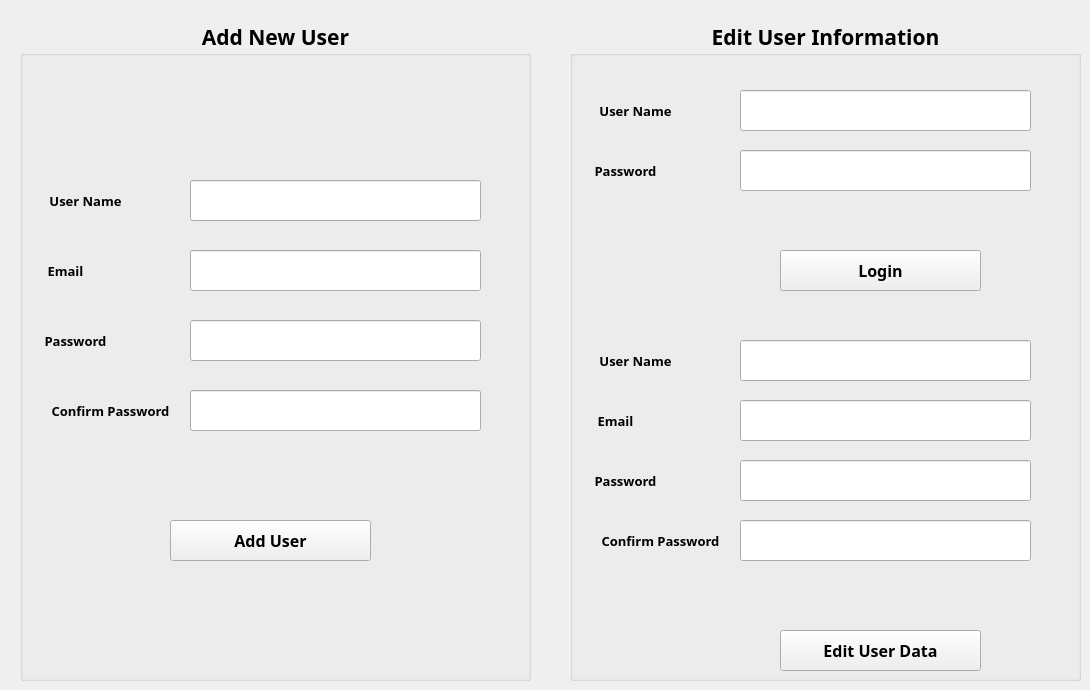
    <widget class="QWidget" name="tab_3">
     <attribute name="title">
      <string>Page</string>
     </attribute>
     <widget class="QGroupBox" name="groupBox">
      <property name="geometry">
       <rect>
        <x>20</x>
        <y>20</y>
        <width>511</width>
        <height>661</height>
       </rect>
      </property>
      <property name="font">
       <font>
        <family>Segoe UI Semibold</family>
        <pointsize>16</pointsize>
        <weight>75</weight>
        <bold>true</bold>
       </font>
      </property>
      <property name="title">
       <string>Add New User</string>
      </property>
      <property name="alignment">
       <set>Qt::AlignCenter</set>
      </property>
      <widget class="QLabel" name="label_24">
       <property name="geometry">
        <rect>
         <x>10</x>
         <y>170</y>
         <width>111</width>
         <height>21</height>
        </rect>
       </property>
       <property name="font">
        <font>
         <pointsize>10</pointsize>
         <weight>75</weight>
         <bold>true</bold>
        </font>
       </property>
       <property name="text">
        <string>User Name</string>
       </property>
       <property name="alignment">
        <set>Qt::AlignCenter</set>
       </property>
      </widget>
      <widget class="QLabel" name="label_25">
       <property name="geometry">
        <rect>
         <x>-10</x>
         <y>240</y>
         <width>111</width>
         <height>21</height>
        </rect>
       </property>
       <property name="font">
        <font>
         <pointsize>10</pointsize>
         <weight>75</weight>
         <bold>true</bold>
        </font>
       </property>
       <property name="text">
        <string>Email</string>
       </property>
       <property name="alignment">
        <set>Qt::AlignCenter</set>
       </property>
      </widget>
      <widget class="QLabel" name="label_26">
       <property name="geometry">
        <rect>
         <x>0</x>
         <y>310</y>
         <width>111</width>
         <height>21</height>
        </rect>
       </property>
       <property name="font">
        <font>
         <pointsize>10</pointsize>
         <weight>75</weight>
         <bold>true</bold>
        </font>
       </property>
       <property name="text">
        <string>Password</string>
       </property>
       <property name="alignment">
        <set>Qt::AlignCenter</set>
       </property>
      </widget>
      <widget class="QLabel" name="label_27">
       <property name="geometry">
        <rect>
         <x>20</x>
         <y>380</y>
         <width>141</width>
         <height>21</height>
        </rect>
       </property>
       <property name="font">
        <font>
         <pointsize>10</pointsize>
         <weight>75</weight>
         <bold>true</bold>
        </font>
       </property>
       <property name="text">
        <string>Confirm Password</string>
       </property>
       <property name="alignment">
        <set>Qt::AlignCenter</set>
       </property>
      </widget>
      <widget class="QLineEdit" name="lineEdit_13">
       <property name="geometry">
        <rect>
         <x>170</x>
         <y>160</y>
         <width>291</width>
         <height>41</height>
        </rect>
       </property>
       <property name="font">
        <font>
         <pointsize>12</pointsize>
        </font>
       </property>
       <property name="alignment">
        <set>Qt::AlignCenter</set>
       </property>
      </widget>
      <widget class="QLineEdit" name="lineEdit_14">
       <property name="geometry">
        <rect>
         <x>170</x>
         <y>230</y>
         <width>291</width>
         <height>41</height>
        </rect>
       </property>
       <property name="font">
        <font>
         <pointsize>12</pointsize>
        </font>
       </property>
       <property name="alignment">
        <set>Qt::AlignCenter</set>
       </property>
      </widget>
      <widget class="QLineEdit" name="lineEdit_15">
       <property name="geometry">
        <rect>
         <x>170</x>
         <y>300</y>
         <width>291</width>
         <height>41</height>
        </rect>
       </property>
       <property name="font">
        <font>
         <pointsize>12</pointsize>
        </font>
       </property>
       <property name="echoMode">
        <enum>QLineEdit::Password</enum>
       </property>
      </widget>
      <widget class="QLineEdit" name="lineEdit_16">
       <property name="geometry">
        <rect>
         <x>170</x>
         <y>370</y>
         <width>291</width>
         <height>41</height>
        </rect>
       </property>
       <property name="font">
        <font>
         <pointsize>12</pointsize>
        </font>
       </property>
       <property name="echoMode">
        <enum>QLineEdit::Password</enum>
       </property>
      </widget>
      <widget class="QPushButton" name="pushButton_13">
       <property name="geometry">
        <rect>
         <x>150</x>
         <y>500</y>
         <width>201</width>
         <height>41</height>
        </rect>
       </property>
       <property name="font">
        <font>
         <family>Segoe UI Semibold</family>
         <pointsize>12</pointsize>
         <weight>75</weight>
         <bold>true</bold>
        </font>
       </property>
       <property name="text">
        <string>Add User</string>
       </property>
      </widget>
      <widget class="QLabel" name="label_42">
       <property name="geometry">
        <rect>
         <x>120</x>
         <y>450</y>
         <width>261</width>
         <height>20</height>
        </rect>
       </property>
       <property name="font">
        <font>
         <pointsize>10</pointsize>
        </font>
       </property>
       <property name="text">
        <string>   </string>
       </property>
       <property name="alignment">
        <set>Qt::AlignCenter</set>
       </property>
      </widget>
     </widget>
     <widget class="QGroupBox" name="groupBox_2">
      <property name="geometry">
       <rect>
        <x>570</x>
        <y>20</y>
        <width>511</width>
        <height>661</height>
       </rect>
      </property>
      <property name="font">
       <font>
        <family>Segoe UI Semibold</family>
        <pointsize>16</pointsize>
        <weight>75</weight>
        <bold>true</bold>
       </font>
      </property>
      <property name="title">
       <string>Edit User Information</string>
      </property>
      <property name="alignment">
       <set>Qt::AlignCenter</set>
      </property>
      <widget class="QLabel" name="label_32">
       <property name="geometry">
        <rect>
         <x>10</x>
         <y>330</y>
         <width>111</width>
         <height>21</height>
        </rect>
       </property>
       <property name="font">
        <font>
         <pointsize>10</pointsize>
         <weight>75</weight>
         <bold>true</bold>
        </font>
       </property>
       <property name="text">
        <string>User Name</string>
       </property>
       <property name="alignment">
        <set>Qt::AlignCenter</set>
       </property>
      </widget>
      <widget class="QLabel" name="label_33">
       <property name="geometry">
        <rect>
         <x>-10</x>
         <y>390</y>
         <width>111</width>
         <height>21</height>
        </rect>
       </property>
       <property name="font">
        <font>
         <pointsize>10</pointsize>
         <weight>75</weight>
         <bold>true</bold>
        </font>
       </property>
       <property name="text">
        <string>Email</string>
       </property>
       <property name="alignment">
        <set>Qt::AlignCenter</set>
       </property>
      </widget>
      <widget class="QLabel" name="label_34">
       <property name="geometry">
        <rect>
         <x>0</x>
         <y>450</y>
         <width>111</width>
         <height>21</height>
        </rect>
       </property>
       <property name="font">
        <font>
         <pointsize>10</pointsize>
         <weight>75</weight>
         <bold>true</bold>
        </font>
       </property>
       <property name="text">
        <string>Password</string>
       </property>
       <property name="alignment">
        <set>Qt::AlignCenter</set>
       </property>
      </widget>
      <widget class="QLabel" name="label_35">
       <property name="geometry">
        <rect>
         <x>20</x>
         <y>510</y>
         <width>141</width>
         <height>21</height>
        </rect>
       </property>
       <property name="font">
        <font>
         <pointsize>10</pointsize>
         <weight>75</weight>
         <bold>true</bold>
        </font>
       </property>
       <property name="text">
        <string>Confirm Password</string>
       </property>
       <property name="alignment">
        <set>Qt::AlignCenter</set>
       </property>
      </widget>
      <widget class="QLineEdit" name="lineEdit_21">
       <property name="geometry">
        <rect>
         <x>170</x>
         <y>320</y>
         <width>291</width>
         <height>41</height>
        </rect>
       </property>
       <property name="font">
        <font>
         <pointsize>12</pointsize>
        </font>
       </property>
       <property name="alignment">
        <set>Qt::AlignCenter</set>
       </property>
      </widget>
      <widget class="QLineEdit" name="lineEdit_22">
       <property name="geometry">
        <rect>
         <x>170</x>
         <y>380</y>
         <width>291</width>
         <height>41</height>
        </rect>
       </property>
       <property name="font">
        <font>
         <pointsize>12</pointsize>
        </font>
       </property>
       <property name="alignment">
        <set>Qt::AlignCenter</set>
       </property>
      </widget>
      <widget class="QLineEdit" name="lineEdit_23">
       <property name="geometry">
        <rect>
         <x>170</x>
         <y>440</y>
         <width>291</width>
         <height>41</height>
        </rect>
       </property>
       <property name="font">
        <font>
         <pointsize>12</pointsize>
        </font>
       </property>
       <property name="echoMode">
        <enum>QLineEdit::Password</enum>
       </property>
      </widget>
      <widget class="QLineEdit" name="lineEdit_24">
       <property name="geometry">
        <rect>
         <x>170</x>
         <y>500</y>
         <width>291</width>
         <height>41</height>
        </rect>
       </property>
       <property name="font">
        <font>
         <pointsize>12</pointsize>
        </font>
       </property>
       <property name="echoMode">
        <enum>QLineEdit::Password</enum>
       </property>
      </widget>
      <widget class="QLabel" name="label_36">
       <property name="geometry">
        <rect>
         <x>10</x>
         <y>80</y>
         <width>111</width>
         <height>21</height>
        </rect>
       </property>
       <property name="font">
        <font>
         <pointsize>10</pointsize>
         <weight>75</weight>
         <bold>true</bold>
        </font>
       </property>
       <property name="text">
        <string>User Name</string>
       </property>
       <property name="alignment">
        <set>Qt::AlignCenter</set>
       </property>
      </widget>
      <widget class="QLineEdit" name="lineEdit_25">
       <property name="geometry">
        <rect>
         <x>170</x>
         <y>70</y>
         <width>291</width>
         <height>41</height>
        </rect>
       </property>
       <property name="font">
        <font>
         <pointsize>12</pointsize>
        </font>
       </property>
       <property name="alignment">
        <set>Qt::AlignCenter</set>
       </property>
      </widget>
      <widget class="QLabel" name="label_37">
       <property name="geometry">
        <rect>
         <x>0</x>
         <y>140</y>
         <width>111</width>
         <height>21</height>
        </rect>
       </property>
       <property name="font">
        <font>
         <pointsize>10</pointsize>
         <weight>75</weight>
         <bold>true</bold>
        </font>
       </property>
       <property name="text">
        <string>Password</string>
       </property>
       <property name="alignment">
        <set>Qt::AlignCenter</set>
       </property>
      </widget>
      <widget class="QLineEdit" name="lineEdit_26">
       <property name="geometry">
        <rect>
         <x>170</x>
         <y>130</y>
         <width>291</width>
         <height>41</height>
        </rect>
       </property>
       <property name="font">
        <font>
         <pointsize>12</pointsize>
        </font>
       </property>
       <property name="echoMode">
        <enum>QLineEdit::Password</enum>
       </property>
      </widget>
      <widget class="QPushButton" name="pushButton_14">
       <property name="geometry">
        <rect>
         <x>210</x>
         <y>230</y>
         <width>201</width>
         <height>41</height>
        </rect>
       </property>
       <property name="font">
        <font>
         <family>Segoe UI Semibold</family>
         <pointsize>12</pointsize>
         <weight>75</weight>
         <bold>true</bold>
        </font>
       </property>
       <property name="text">
        <string>Login</string>
       </property>
      </widget>
      <widget class="QPushButton" name="pushButton_15">
       <property name="geometry">
        <rect>
         <x>210</x>
         <y>610</y>
         <width>201</width>
         <height>41</height>
        </rect>
       </property>
       <property name="font">
        <font>
         <family>Segoe UI Semibold</family>
         <pointsize>12</pointsize>
         <weight>75</weight>
         <bold>true</bold>
        </font>
       </property>
       <property name="text">
        <string>Edit User Data</string>
       </property>
      </widget>
      <widget class="QLabel" name="label_43">
       <property name="geometry">
        <rect>
         <x>140</x>
         <y>190</y>
         <width>281</width>
         <height>20</height>
        </rect>
       </property>
       <property name="font">
        <font>
         <pointsize>9</pointsize>
        </font>
       </property>
       <property name="text">
        <string> </string>
       </property>
       <property name="alignment">
        <set>Qt::AlignCenter</set>
       </property>
      </widget>
      <widget class="QLabel" name="label_44">
       <property name="geometry">
        <rect>
         <x>190</x>
         <y>570</y>
         <width>191</width>
         <height>20</height>
        </rect>
       </property>
       <property name="font">
        <font>
         <pointsize>9</pointsize>
        </font>
       </property>
       <property name="text">
        <string/>
       </property>
       <property name="alignment">
        <set>Qt::AlignCenter</set>
       </property>
      </widget>
     </widget>
    </widget>
